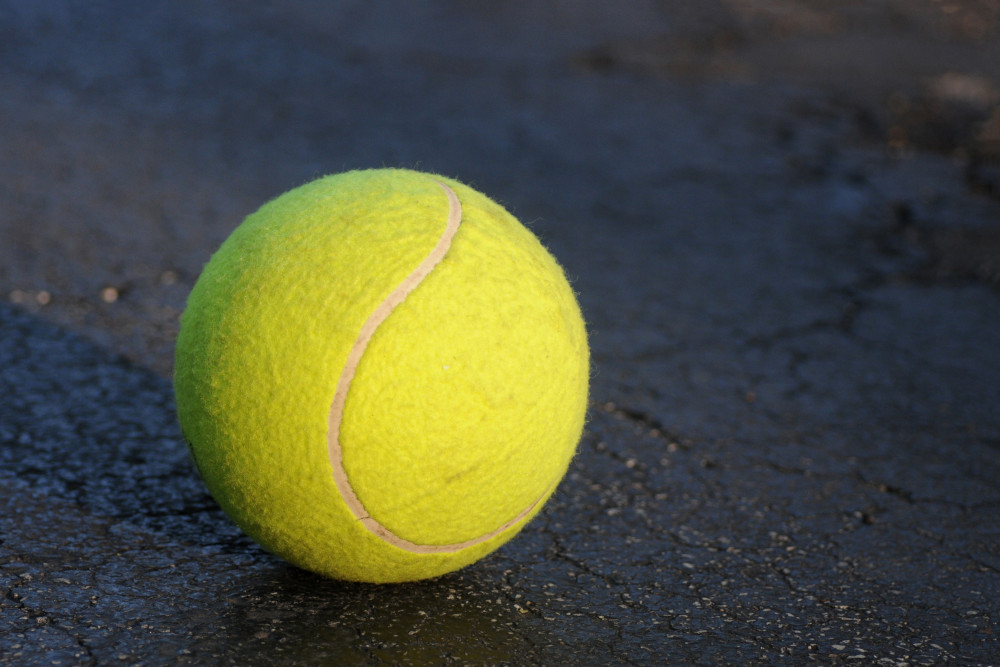
#> input picture 05-color-spaces/ball.jpeg, 1000 x 667 px
$ python segmentation_by_color.py
#> lines starting #> are read from the running program, lines starting #| are printed output that depends on the picture; after the words box and inside, x2 and y2 are one past the last pixel; in counts of white or black regions, pixels touching at a corner belong together
import cv2

# Read a grayscale image
img = cv2.imread("ball.jpeg", cv2.IMREAD_GRAYSCALE)
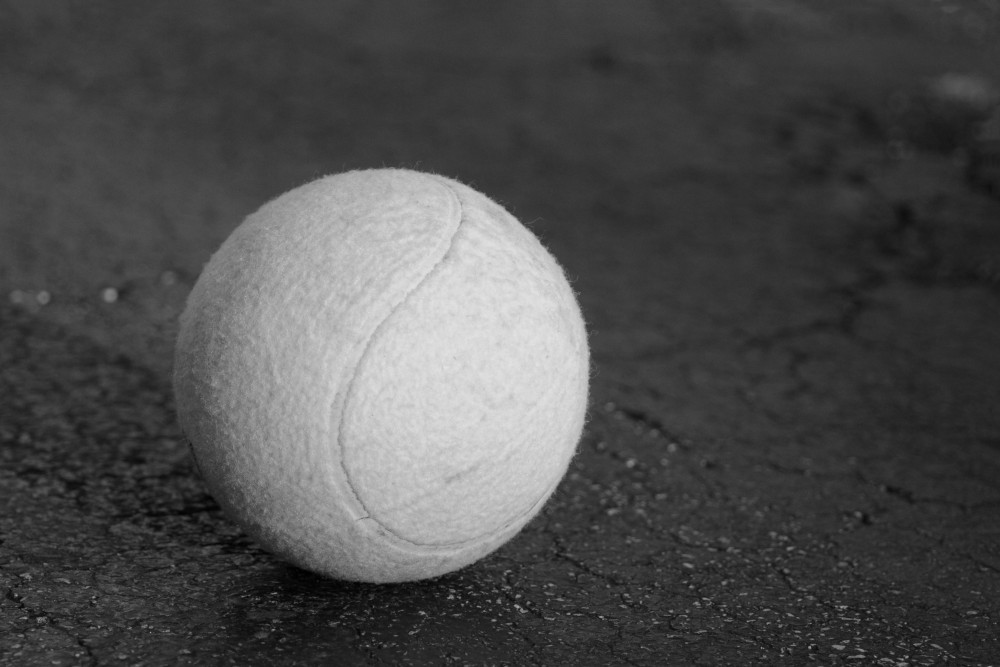
#> img: shape (667, 1000); min 0, max 228, mean 76.8

# Apply Otsu's thresholding
_, thresh = cv2.threshold(img, 0, 255, cv2.THRESH_BINARY+cv2.THRESH_OTSU)
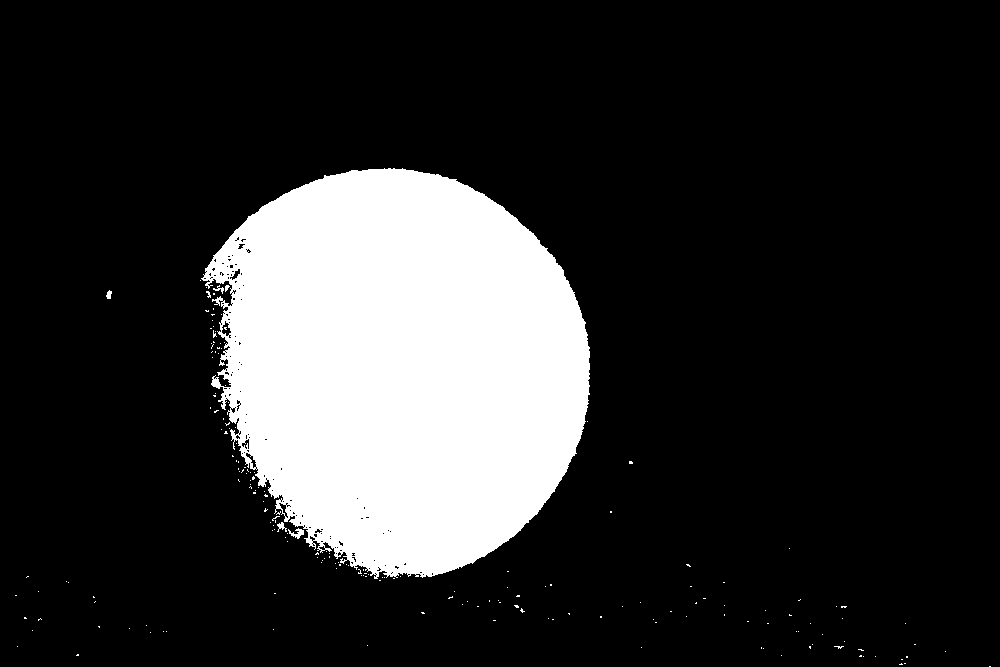
#> thresh: shape (667, 1000); 18% white; 194 white regions (188 under 20 px), largest, box (x1, y1, x2, y2) and area: (201, 168, 590, 579) 119115, (288, 528, 304, 539) 82, (277, 522, 287, 532) 48, (106, 290, 112, 299) 37, (213, 285, 224, 294) 35, (225, 285, 230, 292) 21

# Show the result
cv2.imshow("Image", img)
cv2.imshow("Result", thresh)
cv2.waitKey(0)
cv2.destroyAllWindows()
